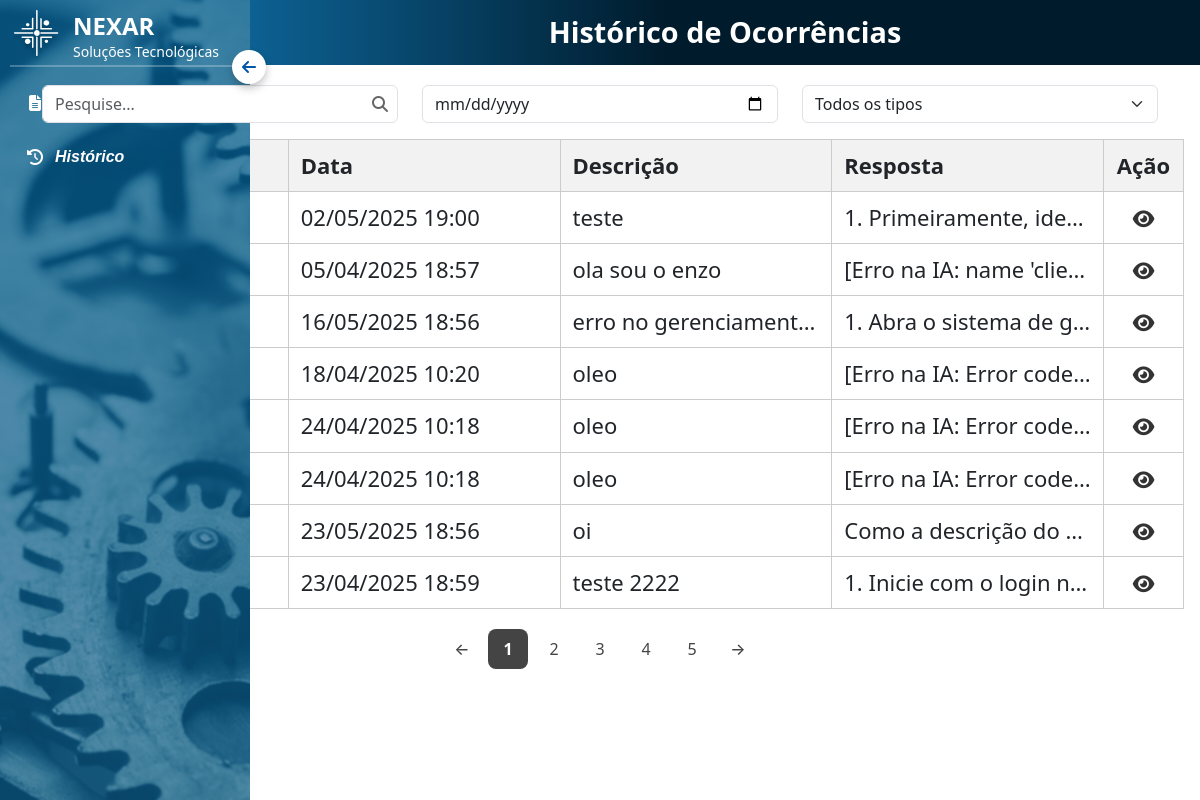
The page /historico on the database its author committed.
### tables this page shows
CREATE TABLE ocorrencias (
            id INTEGER PRIMARY KEY AUTOINCREMENT,
            data_ocorrencia TEXT,
            nome_operador TEXT,
            setor_area TEXT,
            descricao TEXT,
            tipo_ocorrencia TEXT,
            nivel_impacto TEXT,
            problema_recorrente TEXT,
            detalhamento_tecnico TEXT,
            resposta_ia TEXT,
            imagem_url TEXT,
            data_registro DATETIME DEFAULT CURRENT_TIMESTAMP
        );

### app.py (the view)
@app.route('/historico')
def historico():
    try:
        conn = sqlite3.connect('qrqc.db')
        conn.row_factory = sqlite3.Row  # permite acessar os dados como dicionário
        cursor = conn.cursor()
        cursor.execute("SELECT * FROM ocorrencias ORDER BY data_registro DESC")
        ocorrencias = cursor.fetchall()
        conn.close()
        return render_template('historico.html', ocorrencias=ocorrencias)
    except Exception as e:
        print(f"Erro ao buscar histórico: {e}")
        return render_template('historico.html', ocorrencias=[])

### templates/historico.html (shortened to what this page needs)
{% extends 'menu.html' %}
{% block content %}
<!DOCTYPE html>
<html lang="pt-BR">
<head>
  <link rel="stylesheet" href="/static/css/telainicial.css" />
  <link rel="stylesheet" href="/static/css/historico.css" />
  <link href="https://cdn.jsdelivr.net/npm/bootstrap@5.3.0/dist/css/bootstrap.min.css" rel="stylesheet" />
  <link href="https://cdn.jsdelivr.net/npm/bootstrap-icons/font/bootstrap-icons.css" rel="stylesheet" />
  <link href="https://cdnjs.cloudflare.com/ajax/libs/font-awesome/6.4.2/css/all.min.css" rel="stylesheet" />
</head>
<body>
<div class="content" id="content">
  <h1 class="header">Histórico de Ocorrências</h1>
</div>
<div class="container mb-3">
  <div class="row">
    <div class="col-md-4">
      <div class="search-wrapper">
        <input id="searchInput" class="form-control" type="text" placeholder="Pesquise...">
        <i class="fa fa-search"></i>
      </div>
    </div>
    <div class="col-md-4">
      <input id="dateInput" class="form-control" type="date" placeholder="Pesquise pela data" />
    </div>
    <div class="col-md-4">
      <select id="tipoSelect" class="form-select">
        <option value="">Todos os tipos</option>
      </select>
    </div>
  </div>
</div>
<div class="tabela-externa-wrapper">
  <div class="tabela-centralizada">
    <table class="table">
      <thead>
        <tr>
          <th>Ocorrência</th>
          <th>Data</th>
          <th>Descrição</th>
          <th>Resposta</th>
          <th>Ação</th>
        </tr>
      </thead>
      <tbody id="tableBody">
          {% for ocorrencia in ocorrencias %}
          {% set data_ocorrencia = ocorrencia.data_ocorrencia[:10].split('-') %}
          {% set data_formatada = data_ocorrencia[2] ~ '/' ~ data_ocorrencia[1] ~ '/' ~ data_ocorrencia[0] %}
          {% set hora_formatada = ocorrencia.data_ocorrencia[11:] %}
          <tr>
            <td>{{ ocorrencia.tipo_ocorrencia }}</td>
            <td>{{ data_formatada }} {{ hora_formatada }}</td>
            <td>{{ ocorrencia.descricao }}</td>
            <td class="resposta-coluna">{{ ocorrencia.resposta_ia }}</td>
            <td>
              <i class="fa fa-eye btn-abrir-modal"
                 data-bs-toggle="modal"
                 data-bs-target="#detalhesModal"
                 data-ocorrencia="{{ ocorrencia.tipo_ocorrencia }}"
                 data-data="{{ data_formatada }}"
                 data-hora="{{ hora_formatada }}"
                 data-descricao="{{ ocorrencia.descricao }}"
                 data-resposta="{{ ocorrencia.resposta_ia }}"></i>
            </td>
          </tr>
        {% endfor %}
      </tbody>
    </table>
    <div id="pagination" class="pagination-container"></div>
  </div>
</div>
</body>
</html>
{% endblock %}

### templates/menu.html (shortened to what this page needs)
<!DOCTYPE html>
<html lang="pt-br">
  <head>
    <link
    href="https://cdn.jsdelivr.net/npm/bootstrap@5.3.3/dist/css/bootstrap.min.css"
    rel="stylesheet"
  />
  <link
    rel="stylesheet"
    href="https://cdnjs.cloudflare.com/ajax/libs/font-awesome/6.0.0/css/all.min.css"
  />
  <link rel="stylesheet" href="/static/css/menu.css" />
  </head>
  <body>
    <div class="sidebar" id="sidebar" role="navigation">
      <div>
        <div class="logo-container">
          <img
            src="/static/assets/img/nexar_logo_2.png"
            class="img-fluid mb-3"
            alt="Logo da Nexar"
          />
          <div class="text-white">
            <h4 class="fw-bold mb-0 hide-on-collapse">NEXAR</h4>
            <p class="small hide-on-collapse">Soluções Tecnológicas</p>
          </div>
        </div>
        <hr class="divider" />
        <nav class="nav flex-column mt-4">
          <ul class="list-unstyled">
            <li>
              <a class="nav-link" href="{{ url_for('telaInicial') }}"
                ><i class="fas fa-file-alt"></i> <span>Nova Ocorrência</span></a
              >
            </li>
            <li>
              <a class="nav-link" href="{{ url_for('historico') }}"
                ><i class="fas fa-history"></i> <span>Histórico</span></a
              >
            </li>
          </ul>
        </nav>
      </div>
    </div>
    <button
      class="toggle-btn"
      id="toggleSidebar"
      onclick="toggleSidebar()"
      role="button"
    >
      <i class="fas fa-arrow-left"></i>
    </button>
      <div >
        {% block content %}{% endblock %}
      </div>
  </body>
</html>

### static/css/menu.css (style rules this page uses)
body { font-family: Arial, sans-serif; background-color: #f8f9fa; }
.sidebar { background-image: url(/static/assets/img/bg_sidebar.svg); background-position: center; width: 250px; height: 100vh; position: fixed; top: 0; left: 0; padding: 10px; transition: all 0.3s ease-in-out; color: white; display: flex; flex-direction: column; justify-content: space-between; }
.sidebar .nav-link { color: white; font-weight: bold; font-style: italic; font-family: 'Poppins', sans-serif; padding: 15px; border-radius: 10px; display: flex; align-items: center; gap: 10px; transition: 0.3s; }
.sidebar .nav-link i { min-width: 20px; text-align: center; }

### static/css/telainicial.css (style rules this page uses)
.content { margin-left: 250px; transition: margin-left 0.3s ease-in-out; padding: 0; }
.toggle-btn { position: absolute; top: 50px; left: 232px; cursor: pointer; z-index: 1000; background: white; border: none; padding: 5px 10px; border-radius: 35px; transition: left 0.3s ease-in-out; box-shadow: 0 4px 8px rgba(0, 0, 0, 0.25); }
.toggle-btn i { color: #0055a4; transition: transform 0.3s ease; }
.header { background: linear-gradient( to right, #0D6193 0%, #08486E 16%, #001B2C 44%, #001B2C 47% ); color: white; padding: 15px; text-align: center; font-weight: bold; font-size: 1.5rem; width: 100%; box-sizing: border-box; }
.logo-container { display: flex; align-items: center; gap: 10px; }
.hide-on-collapse { display: block; }
.divider { border: 1px solid; height: 2px; background-color: #ffffff; margin: -15px 0; }

### static/css/historico.css (style rules this page uses)
.table { width: 100%; border-collapse: collapse; font-family: 'Segoe UI', sans-serif; font-size: 13px; color: #333; table-layout: fixed; border: 1px solid #ccc; }
.table thead th { background-color: #f2f2f2; font-weight: bold; text-align: left; padding: 8px 12px; border: 1px solid #ccc; }
.table tbody td { padding: 8px 12px; border: 1px solid #ccc; vertical-align: middle; }
.table td.resposta-coluna, .table td:nth-child(3) { max-width: 180px; white-space: nowrap; overflow: hidden; text-overflow: ellipsis; }
.table td:last-child, .table th:last-child { width: 80px; text-align: center; }
.table td:last-child { vertical-align: middle; padding: 0; }
.header { background: linear-gradient(to right, #0D6193 0%, #08486E 16%, #001B2C 44%, #001B2C 47%); color: white; padding: 15px; text-align: center; font-weight: bold; font-size: 1.8rem; width: 100%; box-sizing: border-box; margin-bottom: 20px; font-family: 'Segoe UI', Tahoma, Geneva, Verdana, sans-serif; }
.fa-eye { cursor: pointer; font-size: 1.2rem; color: #333; display: flex; justify-content: center; align-items: center; height: 100%; }
.pagination-container { display: flex; justify-content: center; align-items: center; gap: 6px; margin-top: 20px; flex-wrap: wrap; }
.search-wrapper { position: relative; }
.search-wrapper input { padding-right: 30px; }
.search-wrapper i { position: absolute; right: 10px; top: 50%; transform: translateY(-50%); color: #666; cursor: pointer; }
.table th, .table td { padding: 18px 20px; font-size: 15px; line-height: 1.6; }
.table td:nth-child(3), .table td.resposta-coluna { max-width: 300px; }
.table td.resposta-coluna, .table td:nth-child(3) { max-width: 300px; }
.tabela-externa-wrapper { width: 100%; display: flex; justify-content: center; padding: 0 16px; }
.tabela-centralizada { width: 1400px; max-width: 100%; }
.table th, .table td { padding: 18px 20px; font-size: 22px; }
.table td.resposta-coluna, .table td:nth-child(3) { max-width: 320px; }

### rows shown on the page
ocorrencias: data_ocorrencia "02/05/2025", hora_formatada "19:00", descricao "teste", resposta_ia "1. Primeiramente, ide…"
ocorrencias: data_ocorrencia "05/04/2025", hora_formatada "18:57", descricao "ola sou o enzo", resposta_ia "[Erro na IA: name 'clie…"
ocorrencias: data_ocorrencia "16/05/2025", hora_formatada "18:56", descricao "erro no gerenciament…", resposta_ia "1. Abra o sistema de g…"
ocorrencias: data_ocorrencia "18/04/2025", hora_formatada "10:20", descricao "oleo", resposta_ia "[Erro na IA: Error code…"
ocorrencias: data_formatada "24/04/2025", hora_formatada "10:18", descricao "oleo", resposta_ia "[Erro na IA: Error code…"
ocorrencias: data_formatada "24/04/2025", hora_formatada "10:18", descricao "oleo", resposta_ia "[Erro na IA: Error code…"
ocorrencias: data_ocorrencia "23/05/2025", hora_formatada "18:56", descricao "oi", resposta_ia "Como a descrição do…"
ocorrencias: data_ocorrencia "23/04/2025", hora_formatada "18:59", descricao "teste 2222", resposta_ia "1. Inicie com o login n…"
